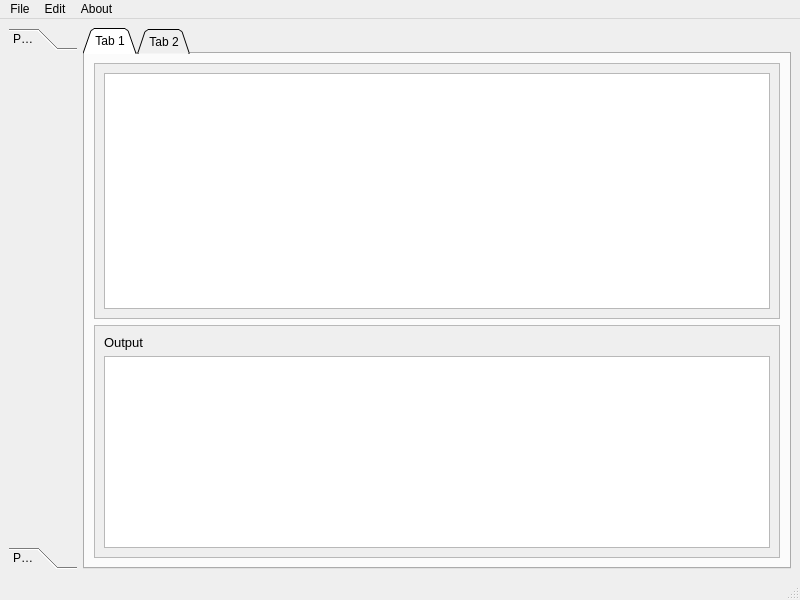
<?xml version="1.0" encoding="UTF-8"?>
<ui version="4.0">
 <class>ErrorWindow</class>
 <widget class="QMainWindow" name="ErrorWindow">
  <property name="geometry">
   <rect>
    <x>0</x>
    <y>0</y>
    <width>800</width>
    <height>600</height>
   </rect>
  </property>
  <property name="windowTitle">
   <string>MainWindow</string>
  </property>
  <widget class="QWidget" name="centralwidget">
   <layout class="QHBoxLayout" name="horizontalLayout">
    <item alignment="Qt::AlignmentFlag::AlignLeft">
     <widget class="QToolBox" name="toolBox">
      <property name="currentIndex">
       <number>0</number>
      </property>
      <widget class="QWidget" name="page">
       <property name="geometry">
        <rect>
         <x>0</x>
         <y>0</y>
         <width>83</width>
         <height>458</height>
        </rect>
       </property>
       <attribute name="label">
        <string>Page 1</string>
       </attribute>
      </widget>
      <widget class="QWidget" name="page_2">
       <property name="geometry">
        <rect>
         <x>0</x>
         <y>0</y>
         <width>83</width>
         <height>458</height>
        </rect>
       </property>
       <attribute name="label">
        <string>Page 2</string>
       </attribute>
      </widget>
     </widget>
    </item>
    <item>
     <widget class="QTabWidget" name="tabWidget">
      <property name="tabPosition">
       <enum>QTabWidget::TabPosition::North</enum>
      </property>
      <property name="tabShape">
       <enum>QTabWidget::TabShape::Triangular</enum>
      </property>
      <widget class="QWidget" name="tab">
       <attribute name="title">
        <string>Tab 1</string>
       </attribute>
       <layout class="QVBoxLayout" name="verticalLayout">
        <item>
         <widget class="QScrollArea" name="scrollArea">
          <property name="widgetResizable">
           <bool>true</bool>
          </property>
          <widget class="QWidget" name="scrollAreaWidgetContents">
           <property name="geometry">
            <rect>
             <x>0</x>
             <y>0</y>
             <width>660</width>
             <height>244</height>
            </rect>
           </property>
           <layout class="QVBoxLayout" name="verticalLayout_2">
            <item>
             <widget class="QTextEdit" name="textEdit">
              <property name="font">
               <font>
                <pointsize>12</pointsize>
               </font>
              </property>
             </widget>
            </item>
           </layout>
          </widget>
         </widget>
        </item>
        <item alignment="Qt::AlignmentFlag::AlignBottom">
         <widget class="QScrollArea" name="scrollArea_2">
          <property name="widgetResizable">
           <bool>true</bool>
          </property>
          <widget class="QWidget" name="scrollAreaWidgetContents_2">
           <property name="geometry">
            <rect>
             <x>0</x>
             <y>0</y>
             <width>660</width>
             <height>214</height>
            </rect>
           </property>
           <layout class="QVBoxLayout" name="verticalLayout_3">
            <item alignment="Qt::AlignmentFlag::AlignTop">
             <widget class="QLabel" name="label">
              <property name="font">
               <font>
                <pointsize>10</pointsize>
               </font>
              </property>
              <property name="text">
               <string>Output</string>
              </property>
             </widget>
            </item>
            <item alignment="Qt::AlignmentFlag::AlignBottom">
             <widget class="QTextEdit" name="textEdit_2">
              <property name="font">
               <font>
                <pointsize>12</pointsize>
               </font>
              </property>
             </widget>
            </item>
           </layout>
          </widget>
         </widget>
        </item>
       </layout>
      </widget>
      <widget class="QWidget" name="tab_2">
       <attribute name="title">
        <string>Tab 2</string>
       </attribute>
      </widget>
     </widget>
    </item>
   </layout>
  </widget>
  <widget class="QMenuBar" name="menubar">
   <property name="geometry">
    <rect>
     <x>0</x>
     <y>0</y>
     <width>800</width>
     <height>25</height>
    </rect>
   </property>
   <widget class="QMenu" name="menuFile">
    <property name="title">
     <string>File</string>
    </property>
    <addaction name="actionOpen"/>
    <addaction name="actionSave"/>
    <addaction name="actionSave_As"/>
   </widget>
   <widget class="QMenu" name="menuEdit">
    <property name="title">
     <string>Edit</string>
    </property>
    <addaction name="actionUndo"/>
    <addaction name="actionRedo"/>
   </widget>
   <widget class="QMenu" name="menuAbout">
    <property name="title">
     <string>About</string>
    </property>
    <addaction name="actionHelp"/>
   </widget>
   <addaction name="menuFile"/>
   <addaction name="menuEdit"/>
   <addaction name="menuAbout"/>
  </widget>
  <widget class="QStatusBar" name="statusbar"/>
  <action name="actionOpen">
   <property name="text">
    <string>Open</string>
   </property>
  </action>
  <action name="actionSave">
   <property name="text">
    <string>Save</string>
   </property>
  </action>
  <action name="actionSave_As">
   <property name="text">
    <string>Save As</string>
   </property>
  </action>
  <action name="actionUndo">
   <property name="text">
    <string>Undo</string>
   </property>
  </action>
  <action name="actionRedo">
   <property name="text">
    <string>Redo</string>
   </property>
  </action>
  <action name="actionHelp">
   <property name="text">
    <string>Help</string>
   </property>
  </action>
 </widget>
 <resources/>
 <connections/>
</ui>
